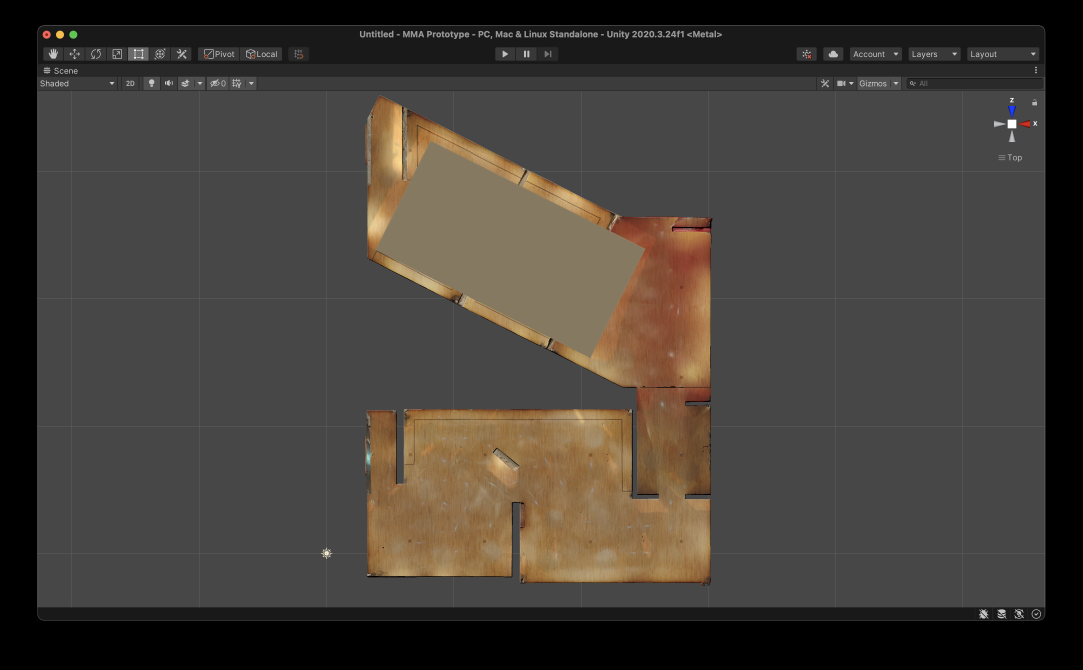
#> input picture GalleryImage/15.png, 3248 x 2010 px (shown at 1/3 size); its folder holds only this picture in this run
$ python ksj.py
#> lines starting #> are read from the running program, lines starting #| are printed output that depends on the picture; after the words box and inside, x2 and y2 are one past the last pixel; in counts of white or black regions, pixels touching at a corner belong together
# 색칠한 이미지로 주어졌다고 할 때
# 먼저 좌표값 추출하고 거기에 속성 부여 필요

import json
from time import sleep

import cv2
import matplotlib.cm as cm
import matplotlib.pyplot as plt
import networkx as nx
import numpy as np
from matplotlib.colors import Normalize


def background(file_num):
    # 이미지 읽어서 그레이스케일 변환, 바이너리 스케일 변환
#> called with file_num = '15'
    img = cv2.imread("GalleryImage/" + file_num + ".png")
#> img is the input picture: shape (2010, 3248, 3); mean B, G, R 56.9, 62.5, 67.6
    imgray = cv2.cvtColor(img, cv2.COLOR_BGR2GRAY)
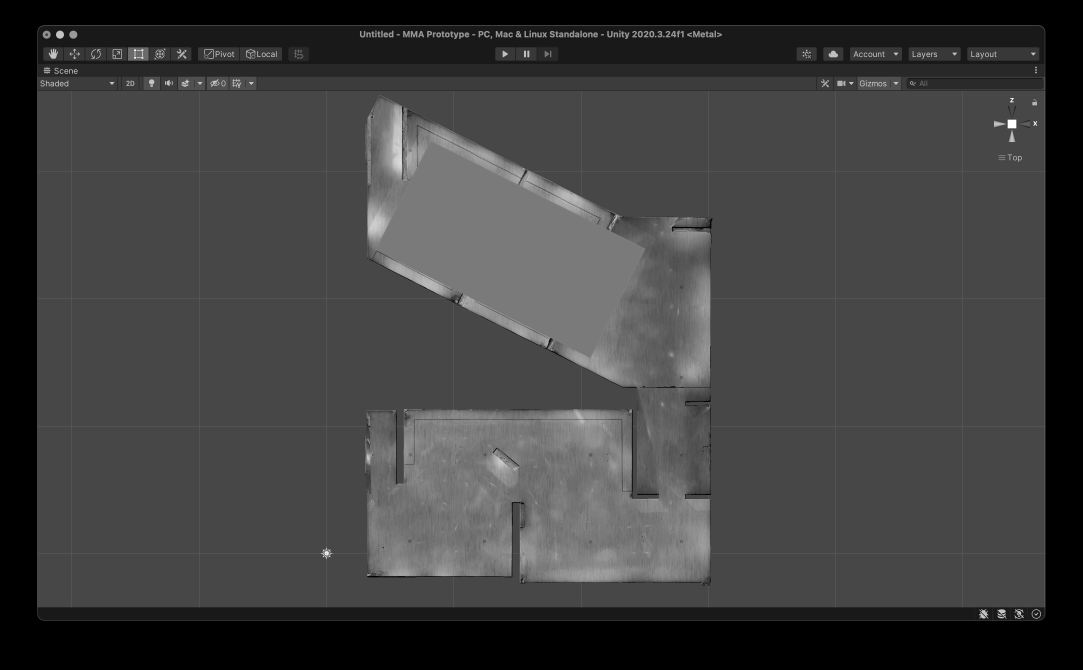
#> imgray: shape (2010, 3248) (shown at 1/3 size); min 0, max 255, mean 63.4
    # ret, th = cv2.threshold(imgray, 7,255,cv2.THRESH_BINARY_INV)
    blur = cv2.GaussianBlur(imgray, ksize=(11, 11), sigmaX=1)
    # ret, thresh1 = cv2.threshold(blur, 207, 255, cv2.THRESH_BINARY)
    edged = cv2.Canny(blur, 10, 250)
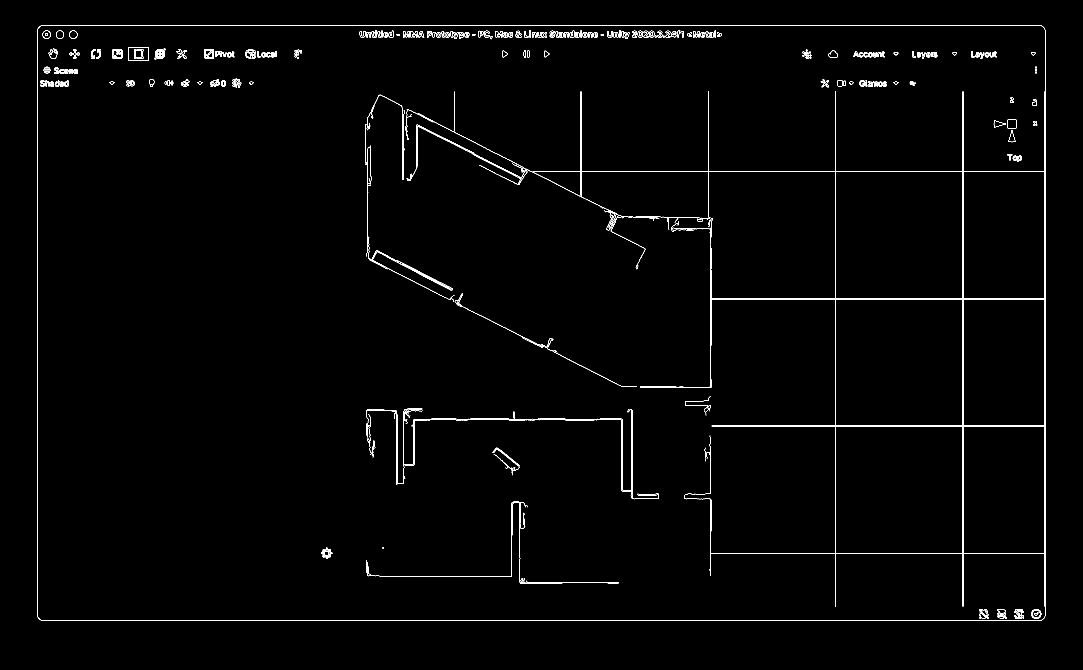
#> edged: shape (2010, 3248) (shown at 1/3 size); 0.93% white in thin lines or dots, all inside (x1, y1, x2, y2) = (111, 75, 3137, 1863)

    # 컨튜어 찾기
    contours, hr = cv2.findContours(edged, cv2.RETR_EXTERNAL, cv2.CHAIN_APPROX_SIMPLE)
#> contours = 1 contour; box (x1, y1, x2, y2) and area: (111, 75, 3137, 1863) 5405293; hr = [[-1, -1, -1, -1]]
    contr = contours[0]
#> contr = contour of 56 points, box (x1, y1, x2, y2) (111, 75, 3137, 1863), area 5405293
    if file_num == "15":
#> (the run stopped early here; a loop or call above may not have finished)
